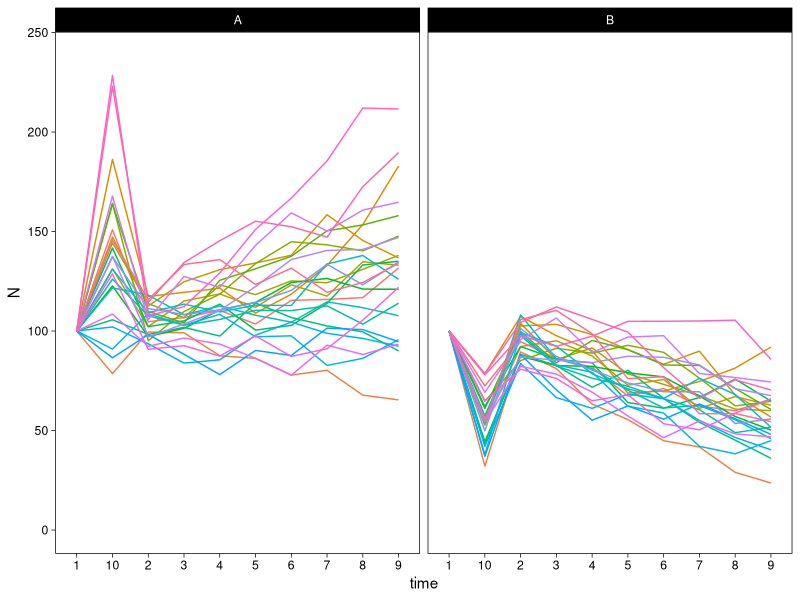

Write the R code that produced this figure. (Note: this script raises an error after producing the figure.)
# Script to simulate population size over time for multiple paired populations 
# that are interacting together

# Interaction coefficient is constant through time
# All populations have the same "true" growth rate
# Observation error is added to the growth rate (varies randomly through time)
# Process error is added to the current population size (varies randomly thorugh time)

# load packages
require(tidyverse)
# set ggplot theme
theme_set(theme_linedraw() + theme(panel.grid = element_blank()))
# set seed for randomization
set.seed(2)

# parameters for simulation ----------------------------------------------------

n_pairs = 25 # number of population pairs to generate
gen = 10 # number of generations
N0 = 100
process = runif(n_pairs*gen, -N0/10, N0/10) # process error (environmental noise)
observation = runif(n_pairs*gen, -0.1, 0.1) # observation error

# current population sizes (t=0)
N0_A = rep(N0, n_pairs)
N0_B = rep(N0, n_pairs)

# growth rate
r = matrix(1, nrow = n_pairs, ncol = gen) 
# add observation error to growth rates
r_error = r + observation

# interaction coefficients (competition)
alpha_AB = -0.0005
alpha_BA = 0.0005

# process error (environmental noise)
proc_error = matrix(process, nrow = n_pairs, ncol = gen)

# run simulation --------------------------------------------------------------- 

# initialize matrix to store results (population sizes)
popsA <- as.matrix(N0_A)
popsB <- as.matrix(N0_B)

# calculate population sizes
# current population size * (growth rate + observation error) + environmental noise
for(t in 2:gen){
  # set A
  temp_A <- popsA[,t-1]*(r_error[,t] + alpha_BA*popsB[,t-1]) + proc_error[,t]
  temp_A[which(temp_A < 0)] <- 0 # assign 0 to negative population sizes
  popsA <- cbind(popsA, temp_A) # append resulting population size to results vector
  # set B
  temp_B <- popsB[,t-1]*(r_error[,t] + alpha_AB*popsA[,t-1]) + proc_error[,t]
  temp_B[which(temp_B < 0)] <- 0 # assign 0 to negative population sizes
  popsB <- cbind(popsB, temp_B) # append resulting population size to results vector
}

# plot results -----------------------------------------------------------------

# create vector of time values for plotting
time <- 1:gen

# function to wrangle the results into long format 
pops_long <- function(pops_df, n = n_pairs, g = gen, set_id) {
  pops_df = as.data.frame(pops_df)
  colnames(pops_df) = time
  pops_df = mutate(.data = pops_df, "popID" = paste(set_id, sprintf("pop%s", 1:n), sep = "-")) %>%
    pivot_longer(cols = 1:all_of(g), names_to = "time", values_to = "N") %>%
    separate(popID, into = c("set", "pop"), sep = "-", remove = FALSE)
}

# bind together
pops = rbind(pops_long(popsA, set_id = "A"), pops_long(popsB, set_id = "B"))

# plot
ggplot(pops) +
  geom_line(aes(x = time, y = N, group = popID, col = pop)) + 
  ylim(c(0, max(pops$N+10))) +
  facet_wrap(~set) + theme(legend.position = "none")

# save outputs -----------------------------------------------------------------
saveRDS(pops, "simulations/paired_antagonistic_l.RDS")
ggsave(filename = "paired_antagonistic_N.png", path = "figures/", plot = last_plot(),
       width = 7, height = 5, units = "in")

# calculate covariation --------------------------------------------------------

pops_w = cbind(t(popsA), t(popsB))

# plot covariation
png("figures/paired_antagonistic_cov.png", width = 500, height = 500)
cov(pops_w) %>% heatmap(Colv = NA, Rowv = NA, 
                        col = (colorRampPalette(RColorBrewer::brewer.pal(8, "RdYlGn"))(10)),
                        main = "Covariation")
dev.off()

# plot correlation
png("figures/paired_antagonistic_cor.png", width = 500, height = 500)
cor(pops_w) %>% heatmap(Colv = NA, Rowv = NA, 
                        col = (colorRampPalette(RColorBrewer::brewer.pal(8, "RdYlGn"))(10)), 
                        main = "Correlation")
dev.off()